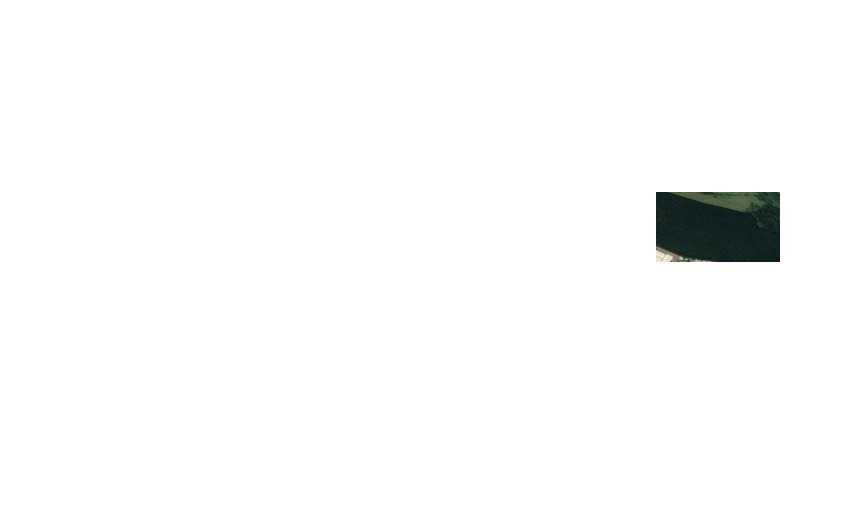
#> input picture pratica-10/cropped/area-plantada.png, 842 x 530 px
$ jupyter execute --allow-errors pratica.ipynb   (shell and % lines are left out)   (older library calls are emulated)
#> lines starting #> are read from the running program, lines starting #| are printed output that depends on the picture
[cell 1]
import cv2
import numpy as np
import pandas as pd
import matplotlib.pyplot as plt

[cell 2]
img = cv2.imread('./cropped/area-plantada.png')
#> img is the input picture: shape (530, 842, 3); mean B, G, R 250.8, 251, 250.6

[cell 3]
img.shape
#> Out = (530, 842, 3)

[cell 4]
for x in range(0, 530, 20):
    for y in range(0, 842, 20):
        if (img[x:x+20, y:y+20].flatten().sum() != 306000):
            cv2.imwrite(f"./imgs_cropped/area-plantada/{x}-{y}.jpg",img[x:x+20, y:y+20])

## Extração de Características com Halarick

[cell 5]
import os
from glob import glob
import skimage
from skimage.feature import greycomatrix, greycoprops


def extract_features(image):
    # calcula descritores de halarick para  4 adjacencias
    image = skimage.img_as_ubyte(image)
    bins = np.array([0, 16, 32, 48, 64, 80, 96, 112, 128, 144, 160, 176, 192, 208, 224, 240, 255]) #16-bit
    inds = np.digitize(image, bins)

    max_value = inds.max()+1
    glcm = greycomatrix(inds, [10], [0], max_value, symmetric=False, normed=True)
    contrast = greycoprops(glcm, 'contrast')[0][0]
    energy = greycoprops(glcm, 'energy')[0][0]
    homogeneity = greycoprops(glcm, 'homogeneity')[0][0]
    correlation = greycoprops(glcm, 'correlation')[0][0]
    dissimilarity = greycoprops(glcm, 'dissimilarity')[0][0]

    textures = [contrast, energy, homogeneity, correlation, dissimilarity]

    return textures

base_path = "./imgs_cropped/"
arr = ["area-nao-plantada", "area-plantada", "cidade", "desmatamento", "terra"]

df = []
#> (the rest of this cell did not finish here and is left out)

[cell 6]
df

## Treinamento

[cell 7]
from sklearn.model_selection import train_test_split
from sklearn.metrics import accuracy_score,confusion_matrix
from sklearn.decomposition import PCA
from sklearn.preprocessing import StandardScaler
from sklearn import svm
import seaborn as sns
from sklearn.model_selection import StratifiedShuffleSplit

#> (a cell that did not finish here is left out)

#> (a cell that did not finish here is left out)

#> (a cell that did not finish here is left out)

[cell 11]
svc = svm.SVC(kernel="rbf", C = 1.0, gamma="auto")
#> (the rest of this cell did not finish here and is left out)

#> (a cell that did not finish here is left out)

#> (a cell that did not finish here is left out)

#> (a cell that did not finish here is left out)

[cell 15]
dv_colors_arr = [
    (68, 34, 136),
    (108, 162, 234),
    (181, 211, 61),
    (254, 210, 63),
    (235, 125, 91)
]

arr = ["area-nao-plantada", "area-plantada", "cidade", "desmatamento", "terra"]

col = dict(zip(arr, dv_colors_arr))
col

[cell 16]
img = cv2.imread('./itai-sp.png')
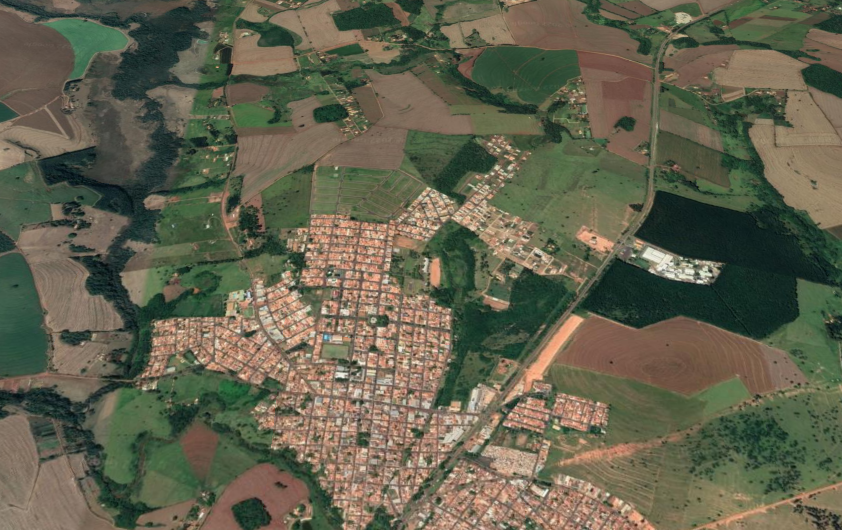
#> input picture pratica-10/itai-sp.png, 842 x 530 px
#> img is the input picture: shape (530, 842, 3); mean B, G, R 77.8, 97.6, 98.6
arr_predicted = []
#> (the rest of this cell did not finish here and is left out)

[cell 17]
unique, counts = np.unique(np.array(arr_predicted), return_counts=True)
print(unique, counts)

[cell 18]
img = cv2.imread('./itai-sp.png')

Z = img.reshape((-1,3))

Z = np.float32(Z)

criteria = (cv2.TERM_CRITERIA_EPS + cv2.TERM_CRITERIA_MAX_ITER, 10, 1.0)
#> criteria = (3, 10, 1)
K = 5

ret,label,center=cv2.kmeans(Z, K, None, criteria, 10, cv2.KMEANS_RANDOM_CENTERS)
#> ret = 179840794.2; center = [[64.58, 87.44, 72.76], [81.31, 102.3, 111.8], [41.18, 51.88, 31.38], [104.5, 126.2, 147.3], [145.1, 168.5, 199.7]]

center = np.uint8(center)
#> center = [[64, 87, 72], [81, 102, 111], [41, 51, 31], [104, 126, 147], [145, 168, 199]]

res = center[label.flatten()]
res2 = res.reshape((img.shape))
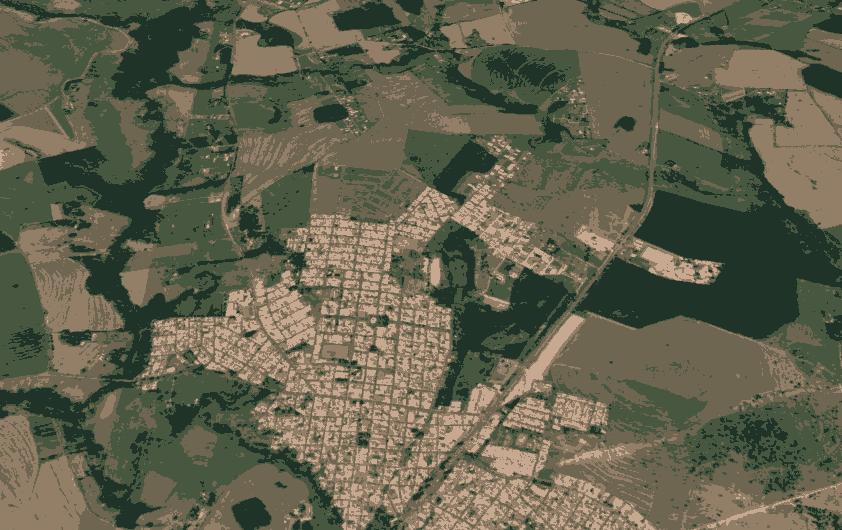
#> res2: shape (530, 842, 3); mean B, G, R 77.4, 97.2, 98

final=np.concatenate((img,res2),axis=1)
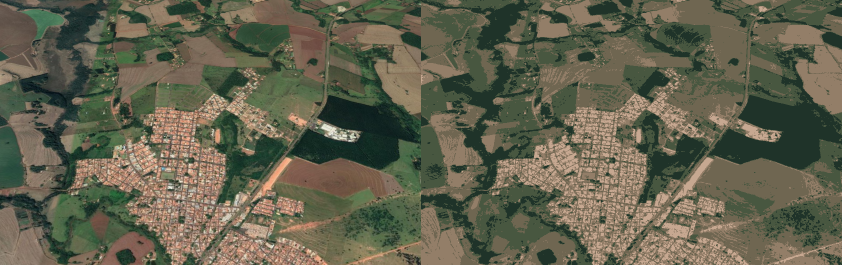
#> final: shape (530, 1684, 3) (shown at 1/2 size); mean B, G, R 77.6, 97.4, 98.3

plt.imshow(final)

num=center.shape[0]
#> num = 5

k=np.ones((10,100,100,3),np.uint8)

for j in range(0,num):
  print("Centro do cluster %d:"%j)
  print(center[j])
#> this loop made 5 passes
#| [64 87 72]
#| [ 81 102 111]
#| [41 51 31]
#| [104 126 147]
#| [145 168 199]


for j in range(0,num):
  k[j,:,:,0]=[center[j][0]]
  k[j,:,:,1]=[center[j][1]]
  k[j,:,:,2]=[center[j][2]]

final=np.concatenate((k[0],k[1],k[2],k[3],k[4]),axis=1)
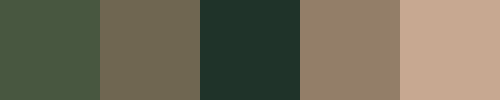
#> final: shape (100, 500, 3); mean of channels 0, 1, 2 87, 106.8, 112; drawn as B, G, R

plt.imshow(final)
#> figure, not shown here; B, G, R data is drawn as R, G, B
